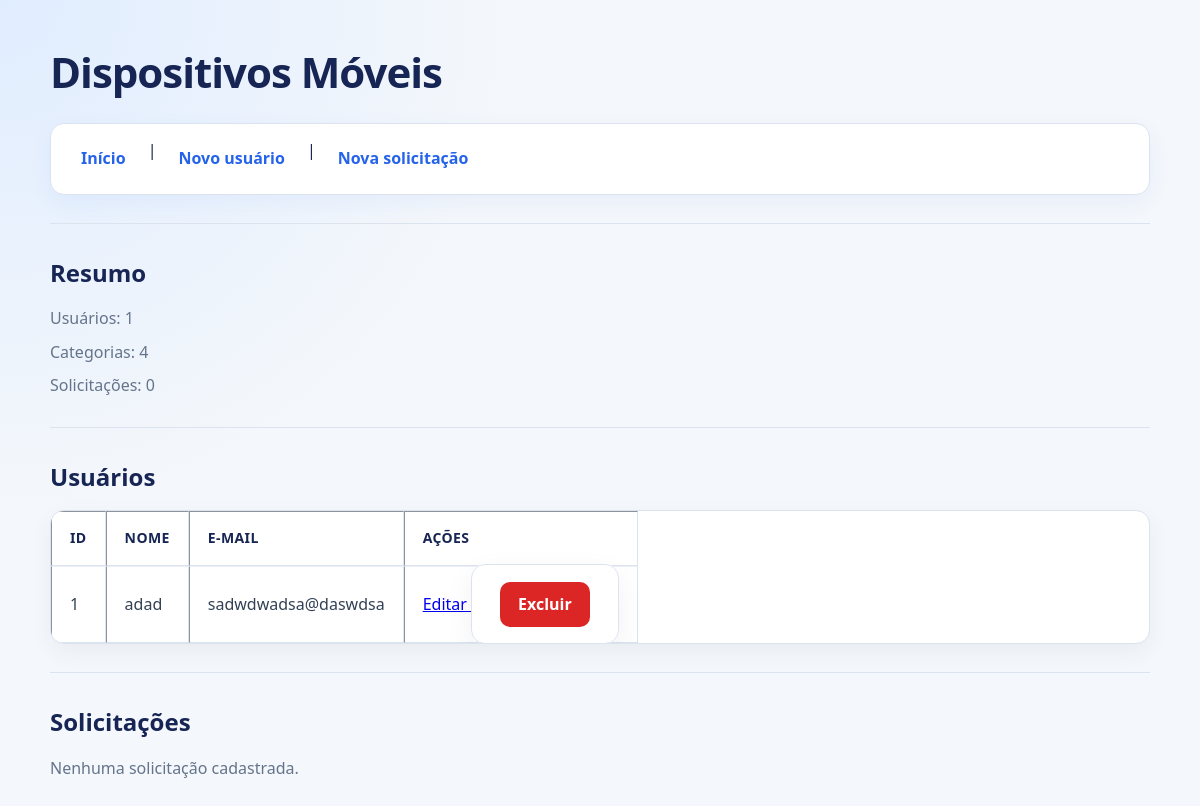
The app's page /, older data.
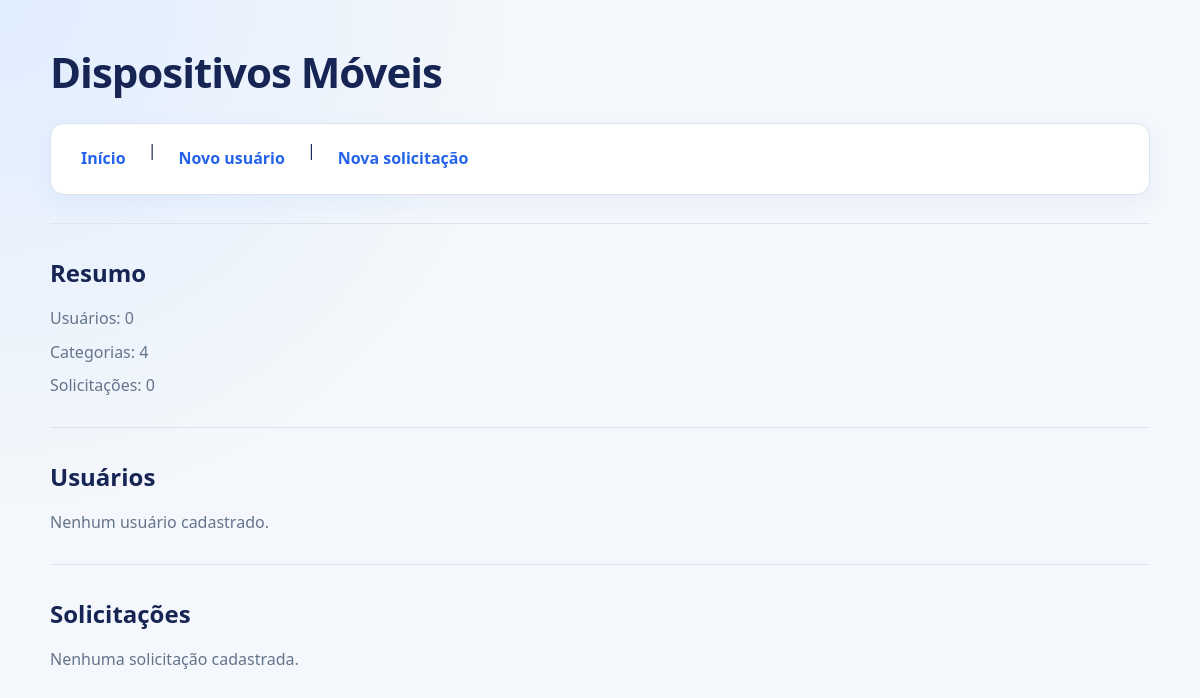
The same page, newer data.
### model.py (models this page shows)
class Usuario(db.Model):
    __tablename__ = "usuario"
    id_usuario = db.Column(
        db.Integer,
        primary_key=True
    )
    nome = db.Column(
        db.String(100),
        nullable=False
    )
    telefone = db.Column(
        db.String(20)
    )
    cidade = db.Column(
        db.String(100)
    )
    email = db.Column(
        db.String(120),
        unique=True,
        nullable=False
    )
    senha = db.Column(
        db.String(255),
        nullable=False
    )
    tipo_usuario = db.Column(
        db.String(30),
        nullable=False
    )
    data_cadastro = db.Column(
        db.DateTime,
        default=datetime.utcnow
    )
    solicitacoes = db.relationship(
        "Solicitacao",
        back_populates="usuario"
    )

### app.py (the view)
    @app.route("/")
    def index():
        usuarios = Usuario.query.all()
        categorias = Categoria.query.all()
        solicitacoes = Solicitacao.query.order_by(
            Solicitacao.id_solicitacao.desc()
        ).all()
        return render_template(
            "index.html",
            usuarios=usuarios,
            categorias=categorias,
            solicitacoes=solicitacoes
        )

### templates/index.html (shortened to what this page needs)
<!doctype html>
<html lang="pt-BR">
<head>
    <link rel="stylesheet" href="/static/css/style.css" />
</head>
<body>
    <h1>Dispositivos Móveis</h1>
    <nav>
        <a href="/">Início</a> | <a href="/usuario">Novo usuário</a> |
        <a href="/solicitacao">Nova solicitação</a>
    </nav>
    <hr />
    <h2>Resumo</h2>
    <p>Usuários: {{ usuarios|length }}</p>
    <p>Categorias: {{ categorias|length }}</p>
    <p>Solicitações: {{ solicitacoes|length }}</p>
    <hr />
    <h2>Usuários</h2>
    {% if usuarios %}
    <table border="1">
        <tr>
            <th>ID</th>
            <th>Nome</th>
            <th>E-mail</th>
            <th>Ações</th>
        </tr>
        {% for usuario in usuarios %}
        <tr>
            <td>{{ usuario.id_usuario }}</td>
            <td>{{ usuario.nome }}</td>
            <td>{{ usuario.email }}</td>
            <td>
                <a href="/usuario/editar/{{ usuario.id_usuario }}"> Editar </a>
                <form action="/usuario/excluir/{{ usuario.id_usuario }}" method="POST" style="display: inline">
                    <button type="submit" class="btn-excluir">Excluir</button>
                </form>
            </td>
        </tr>
        {% endfor %}
    </table>
    {% else %}
    <p>Nenhum usuário cadastrado.</p>
    {% endif %}
    <hr />
    <h2>Solicitações</h2>
    {% if solicitacoes %}
    <table border="1">
        <tr>
            <th>ID</th>
            <th>Usuário</th>
            <th>Categoria</th>
            <th>Descrição</th>
            <th>Status</th>
            <th>Ações</th>
        </tr>
        {% for s in solicitacoes %}
        <tr>
            <td>{{ s.id_solicitacao }}</td>
            <td>{{ s.usuario.nome }}</td>
            <td>{{ s.categoria.nome_categoria }}</td>
            <td>{{ s.descricao }}</td>
            <td>{{ s.status }}</td>
            <td>
                <a href="/solicitacao/editar/{{ s.id_solicitacao }}"> Editar </a>
                <form action="/solicitacao/excluir/{{ s.id_solicitacao }}" method="POST" style="display: inline">
                    <button type="submit" class="btn-excluir">Excluir</button>
                </form>
            </td>
        </tr>
        {% endfor %}
    </table>
    {% else %}
    <p>Nenhuma solicitação cadastrada.</p>
    {% endif %}
</body>
</html>

Row changes from the older to the newer data that the page shows:
removed Usuario: id_usuario "1", nome "adad", email "sadwdwadsa@daswdsa"
Text that changed along with them:
{{ usuarios|length }}: "1" → "0"
text no longer shown: "ID NOME E-MAIL AÇÕES"
text now shown: "Nenhum usuário cadastrado."
